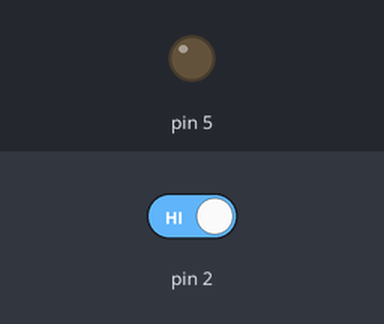
This sketch was run on a simulated Arduino Uno, built with avr-gcc and run on an emulated ATmega328P. On the bench: output pins drawn as LEDs (lit = HIGH). Inputs (shaded band) come from the test bench; at power-on: pin 2 HIGH. What the sketch prints to the serial monitor is not drawn.

Above: at 1.2 s.
1.3 s: pin 2 driven LOW
At 2.0 s:
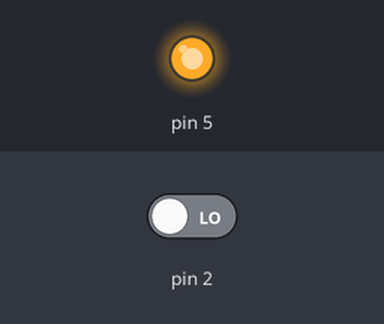
2.8 s: pin 2 driven HIGH
At 3.2 s:
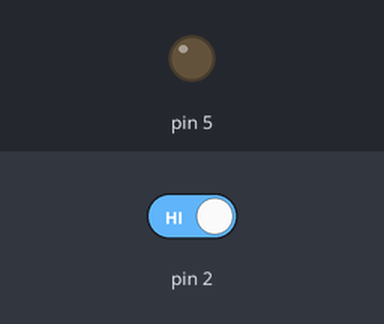
Timing chart, 0 to 5.8 s (numbered marks = the images above; inputs shaded):
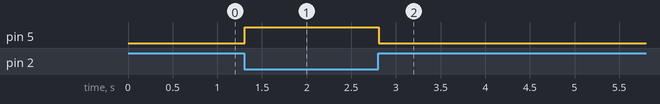

Measured:
- after the input at 1.3 s, pin 5: LOW → HIGH at once
- after the input at 2.8 s, pin 5: HIGH → LOW at once

The sketch:

onlybuzzer.ino
```cpp
void setup() {
  Serial.begin(9600);

  pinMode(6, INPUT_PULLUP); // enabling internal pull-up resistor
  pinMode(5, OUTPUT);
}

void loop() {
  int val = digitalRead(2);
  Serial.println(val);

  if (val == LOW) {
    digitalWrite(5, HIGH);
  } else {
    digitalWrite(5, LOW);
  }
}
```
